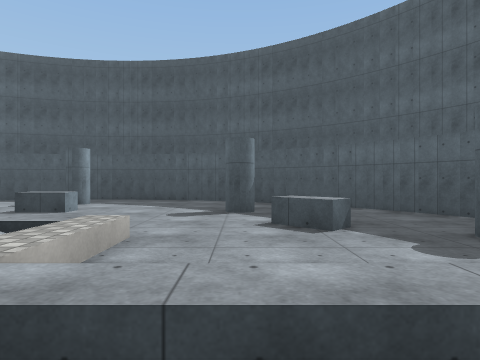
view 1 (above)

16 first-person views from a walk through a Unity game level. The camera is 1.3 m above the floor, looks level and sees 75° across. The floor is counted in squares, 2 m on a side. Each view is taken from the middle of a square. On the plan, view 1 faces up. The plan holds only what a view shows up to about 10 squares ahead; the rest is blank. Surface patterns are stand-ins for the level's own textures.

view 2
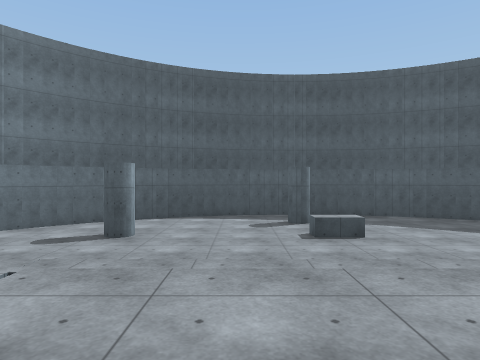

view 3
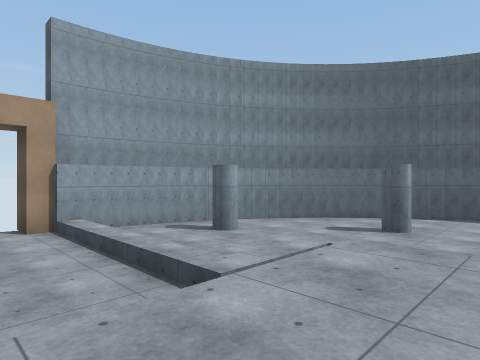

view 4
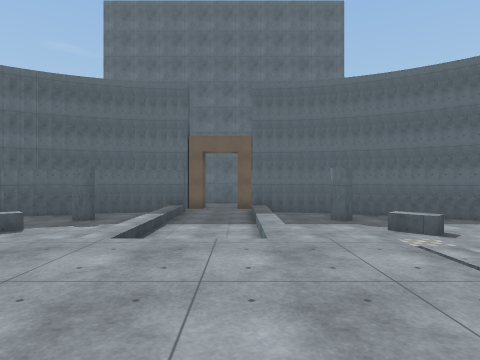

view 5
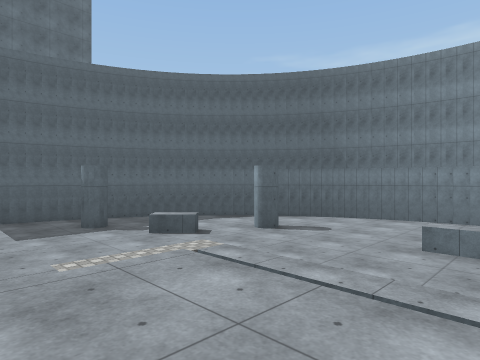

view 6
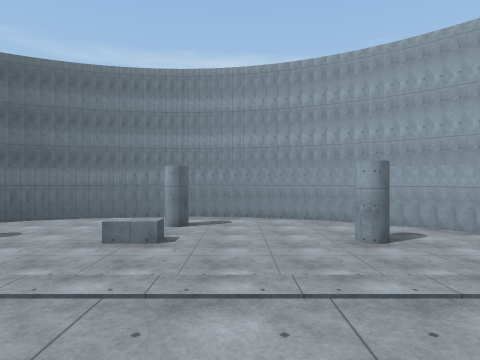

view 7
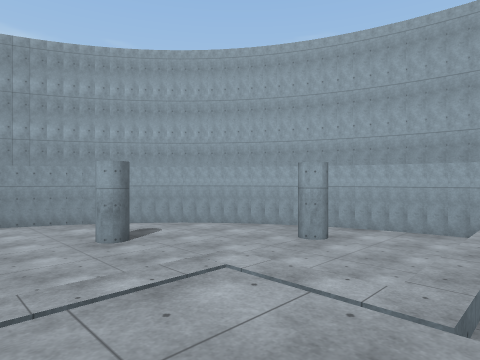

view 8
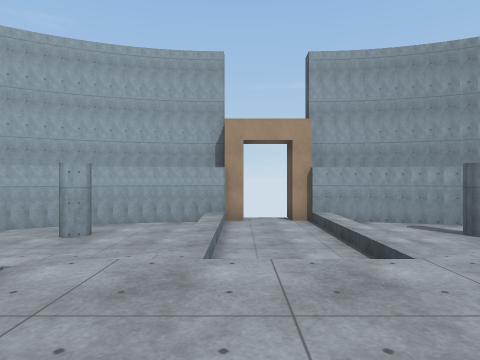

view 9
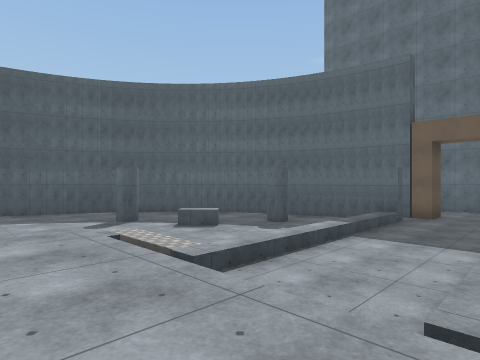

view 10
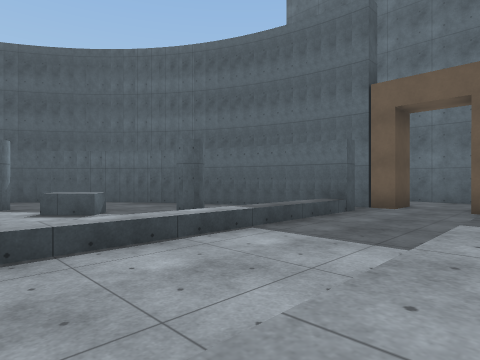

view 11
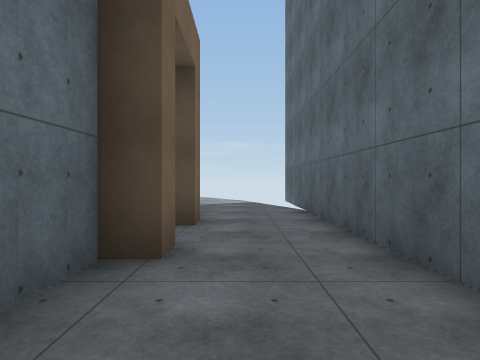

view 12
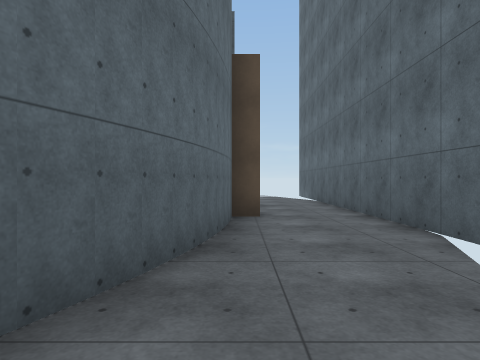

view 13
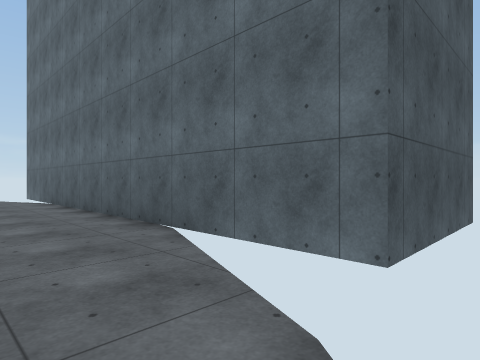

view 14
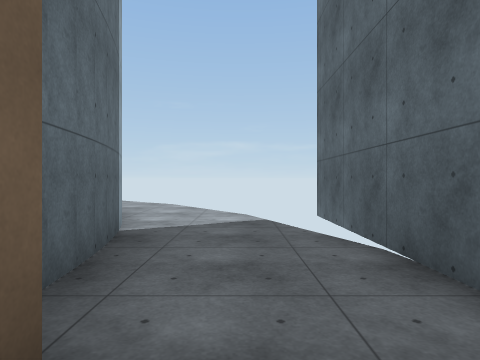

view 15
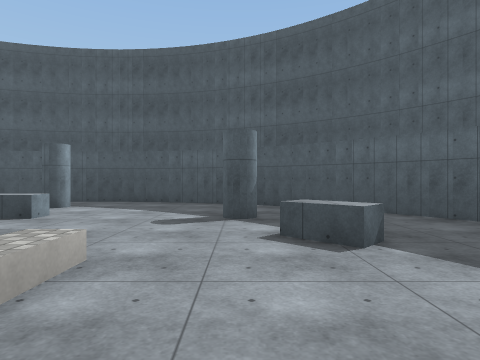

view 16
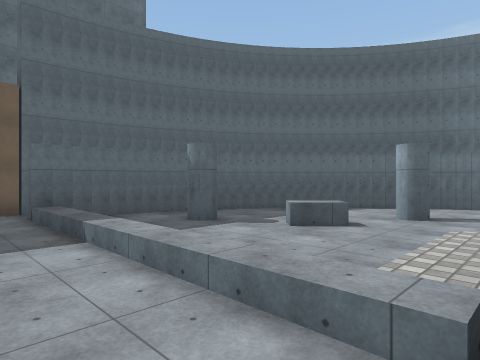

### Floor plan
Key: @ floor where view 1 was taken; # wall or solid block; . main floor; : floor 1 m higher than the main floor; / step, stairs or slope; ^ raised ledge.
Columns run from 15 left of view 1 to 10 right of it. Each row starts with its distance up from view 1.
 10       ##########
  9      ##........###
  8    ###.....#.... ##
  7   ##............. #  ..
  6   #....#...^...#..## .. #
  5   #.............^..###..#
  4  ##.............^.. ##..##
  3  #.....///////....#.##...#
  2  #...../:::::/......##...#
  1 ##//////:::::///////###..#
  0  ....../:::::/.@.........#
 -1  #...../:::::/.......##..#
 -2  #//////:::::///////##...#
 -3  #.....///////......##...#
 -4  #.#...///////....#.##...#
 -5  ##.............^..###..##
 -6   #................###.. #
 -7   ##..#....^...#..##  .
 -8    ##.............#
 -9     ##.....#.....##
-10      ###.......###
-11        #########

Where each view was taken, in squares from view 1:
view 1: 0 up, 0 right, facing up
view 2: 0 up, 6 left, facing up
view 3: 1 down, 6 left, facing up-left
view 4: 1 down, 6 left, facing right
view 5: 1 down, 5 left, facing down-right
view 6: 1 down, 6 left, facing down
view 7: 1 down, 6 left, facing down-left
view 8: 1 down, 5 left, facing left
view 9: 2 down, 4 left, facing up-right
view 10: 2 down, 1 left, facing up-right
view 11: 4 down, 8 right, facing up
view 12: 7 down, 7 right, facing up
view 13: 7 down, 7 right, facing up-right
view 14: 0 up, 8 right, facing up
view 15: 1 up, 0 right, facing up
view 16: 0 up, 2 left, facing down-right
